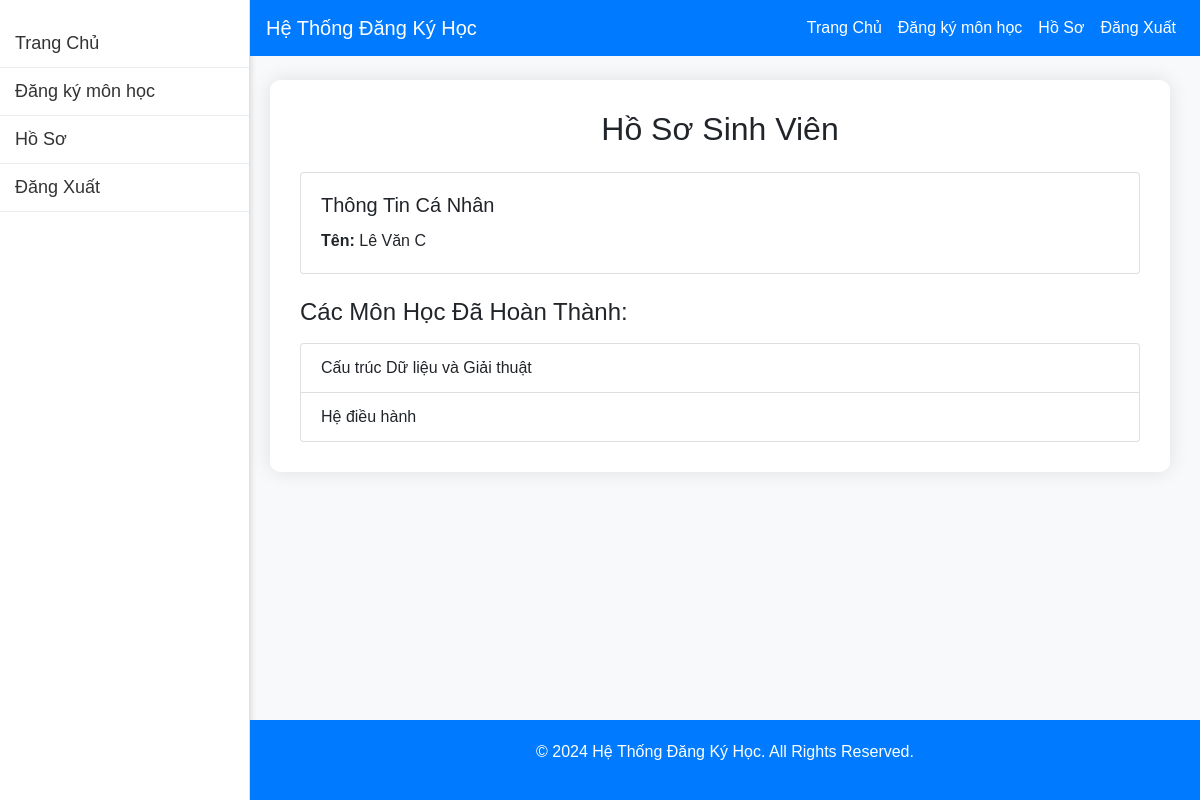
The app's page /profile.php (signed in) with its own data.
### tables this page shows
CREATE TABLE `students` (
  `student_id` int(11) NOT NULL,
  `username` varchar(100) NOT NULL,
  `password` varchar(100) NOT NULL,
  `student_name` varchar(100) NOT NULL
);

CREATE TABLE `courses` (
  `course_id` int(11) NOT NULL,
  `course_name` varchar(100) NOT NULL
);

### profile.php (the view, shortened to what this page needs)
<?php
include 'db_connect.php';
$student_id = $_SESSION['student_id'];
$student_sql = "SELECT * FROM students WHERE student_id = $student_id";
$student_result = $conn->query($student_sql);
$student_info = $student_result->fetch_assoc();
$completed_courses_sql = "SELECT c.course_name FROM completed_courses cc
                          JOIN courses c ON cc.course_id = c.course_id
                          WHERE cc.student_id = $student_id";
$completed_courses_result = $conn->query($completed_courses_sql);
?>
<!DOCTYPE html>
<html lang="vi">
<head>
    <link href="https://stackpath.bootstrapcdn.com/bootstrap/4.5.2/css/bootstrap.min.css" rel="stylesheet">
</head>
<body>
<div class="sidebar">
    <a href="main.php">Trang Chủ</a>
    <a href="index.php">Đăng ký môn học</a>
    <a href="profile.php">Hồ Sơ</a>
    <a href="logout.php">Đăng Xuất</a>
</div>
<nav class="navbar navbar-expand-lg navbar-light">
    <a class="navbar-brand" href="#">Hệ Thống Đăng Ký Học</a>
    <div class="collapse navbar-collapse" id="navbarNav">
        <ul class="navbar-nav ml-auto">
            <li class="nav-item">
                <a class="nav-link" href="main.php">Trang Chủ</a>
            </li>
            <li class="nav-item">
                <a class="nav-link" href="index.php">Đăng ký môn học</a>
            </li>
            <li class="nav-item">
                <a class="nav-link" href="profile.php">Hồ Sơ</a>
            </li>
            <li class="nav-item">
                <a class="nav-link" href="logout.php">Đăng Xuất</a>
            </li>
        </ul>
    </div>
</nav>
<div class="container-sm mt-4">
    <h2 class="text-center">Hồ Sơ Sinh Viên</h2>
    <div class="card mt-4">
        <div class="card-body">
            <h5 class="card-title">Thông Tin Cá Nhân</h5>
            <p class="card-text"><strong>Tên:</strong> <?php echo $student_info['student_name']; ?></p>
        </div>
    </div>
    <h4 class="mt-4">Các Môn Học Đã Hoàn Thành:</h4>
    <ul class="list-group mt-3">
        <?php while ($row = $completed_courses_result->fetch_assoc()): ?>
            <li class="list-group-item"><?php echo $row['course_name']; ?></li>
        <?php endwhile; ?>
    </ul>
</div>
<footer>
    <p class="footer-text">© 2024 Hệ Thống Đăng Ký Học. All Rights Reserved.</p>
</footer>
</body>
</html>

### profile.php (style rules this page uses)
body { background-color: #f8f9fa; font-family: Arial, sans-serif; }
.sidebar { height: 100vh; width: 250px; position: fixed; top: 0; left: 0; background-color: #ffffff; border-right: 1px solid #dee2e6; padding-top: 20px; box-shadow: 2px 0px 5px rgba(0, 0, 0, 0.1); }
.sidebar a { padding: 10px 15px; text-align: left; font-size: 18px; color: #333; display: block; text-decoration: none; border-bottom: 1px solid #e9ecef; }
.container-sm { max-width: 900px; margin-left: 270px; background-color: #ffffff; padding: 30px; border-radius: 10px; margin-top: 20px; box-shadow: 0px 0px 20px rgba(0, 0, 0, 0.1); }
.navbar { background-color: #007bff; color: white; margin-left: 250px; }
.navbar-brand, .nav-link { color: white !important; }
.list-group-item { background-color: #ffffff; }
.card { background-color: #ffffff; }
footer { background-color: #007bff; color: white; padding: 20px 0; text-align: center; position: fixed; width: calc(100% - 250px); left: 250px; bottom: 0; }

### records on screen
students: student_name "Lê Văn C"
courses: course_name "Cấu trúc Dữ liệu và Giải thuật"
courses: course_name "Hệ điều hành"
